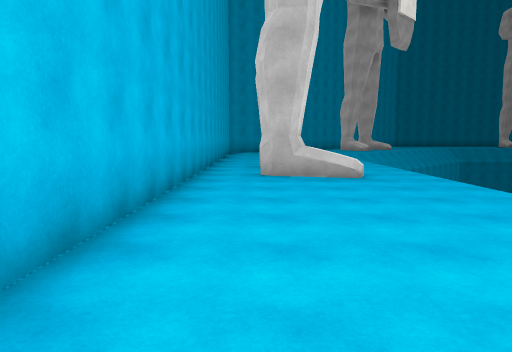
[1] (above)

24 first-person views from a walk through a Unity game level. The camera is 1.5 m above the floor, tilts 6° down and sees 70° across. The floor is counted in squares, 2 m on a side. Each view is taken from the middle of a square. On the plan, view 1 faces up. The plan holds only what a view shows up to about 11 squares ahead; the rest is blank. The place goes on beyond the plan. The player character is not drawn. Surface patterns are stand-ins for the level's own textures.

[2]
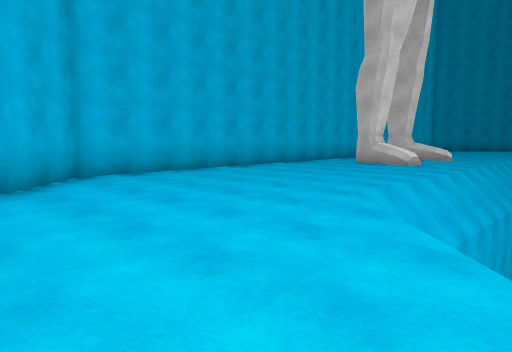

[3]
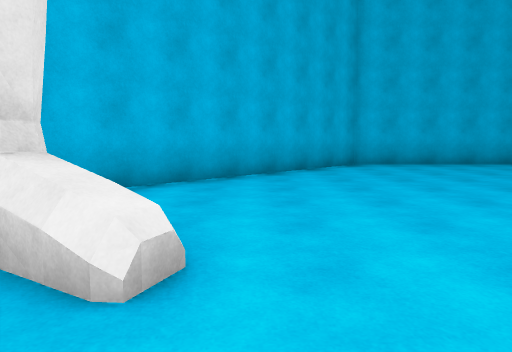

[4]
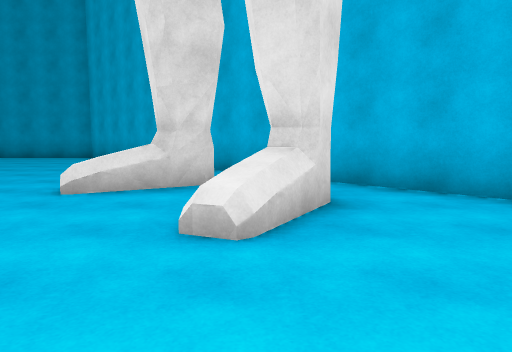

[5]
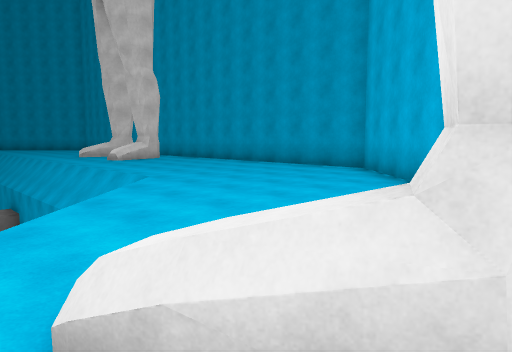

[6]
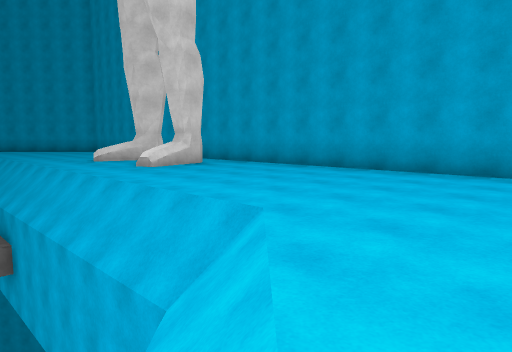

[7]
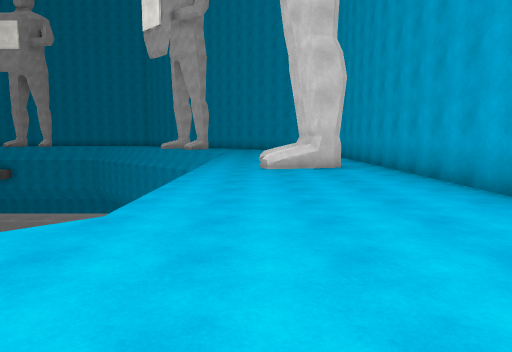

[8]
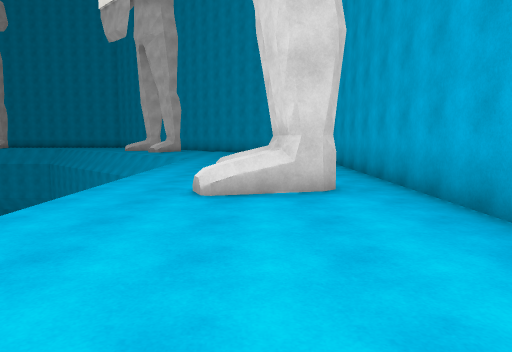

[9]
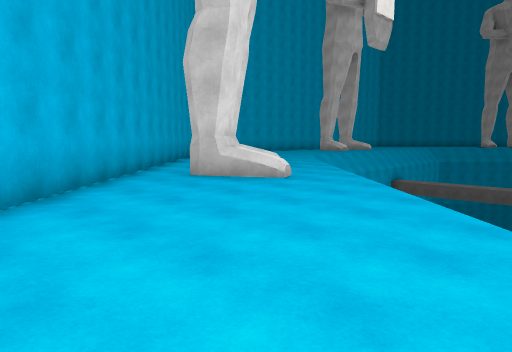

[10]
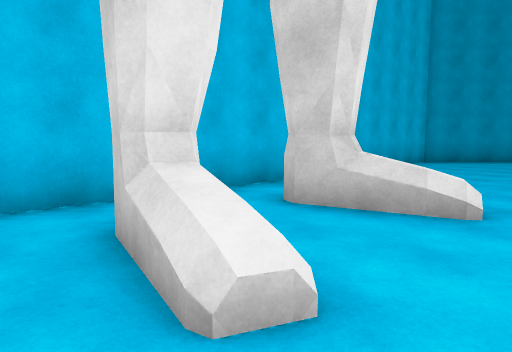

[11]
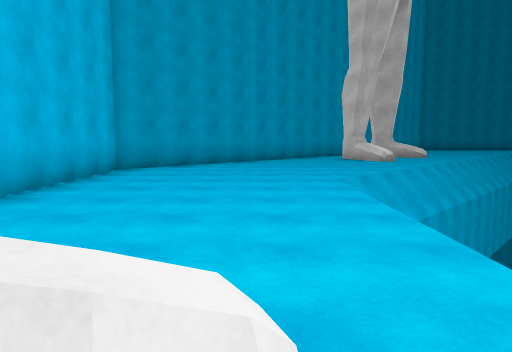

[12]
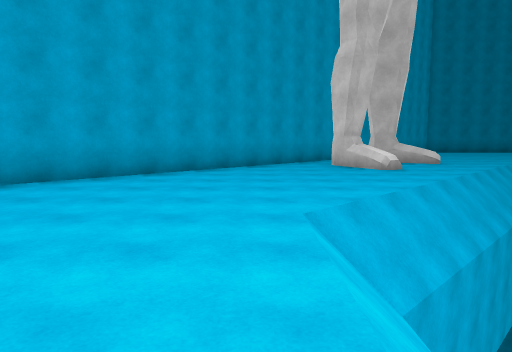

[13]
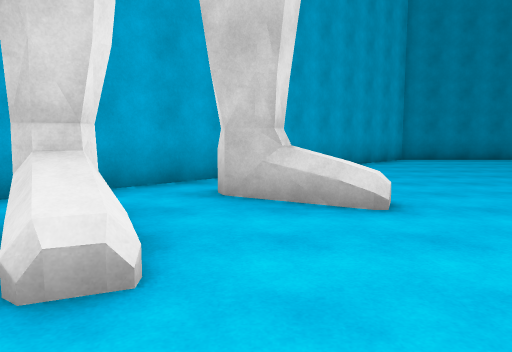

[14]
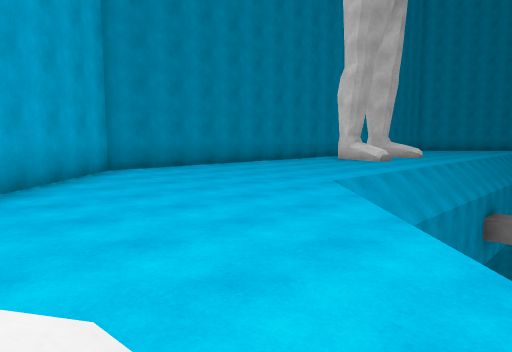

[15]
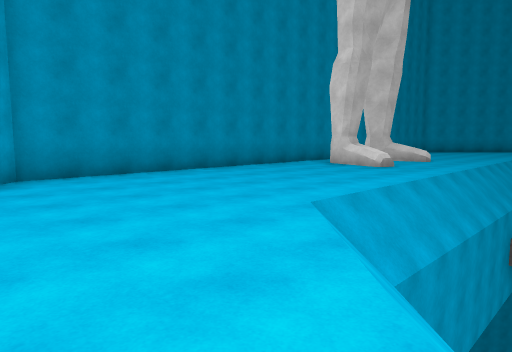

[16]
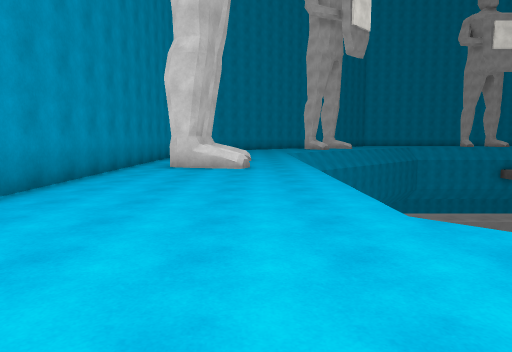

[17]
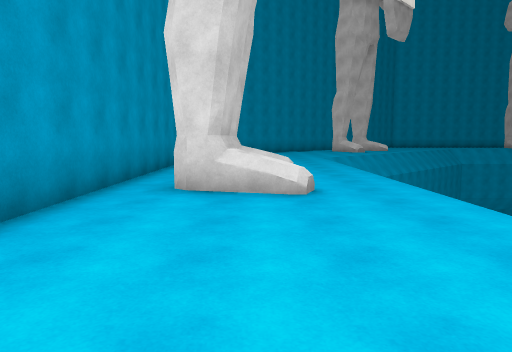

[18]
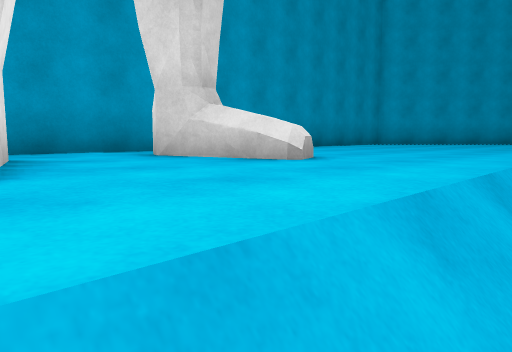

[19]
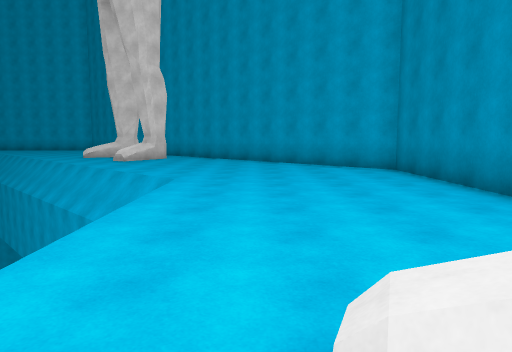

[20]
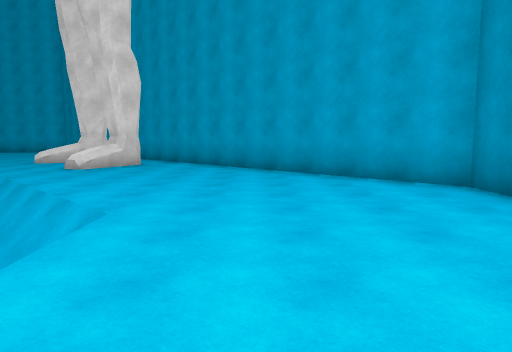

[21]
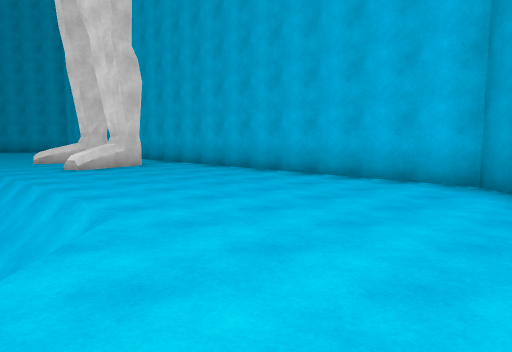

[22]
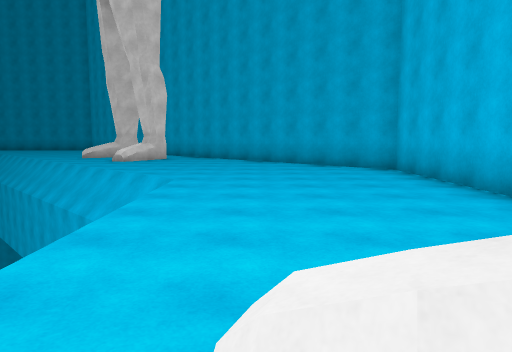

[23]
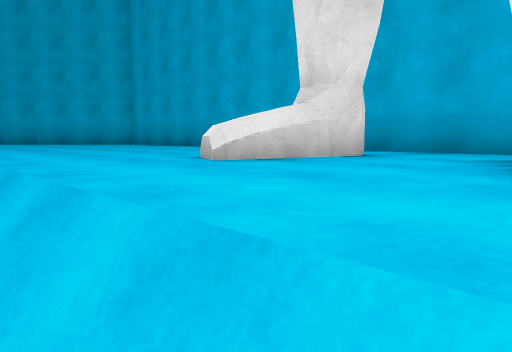

[24]
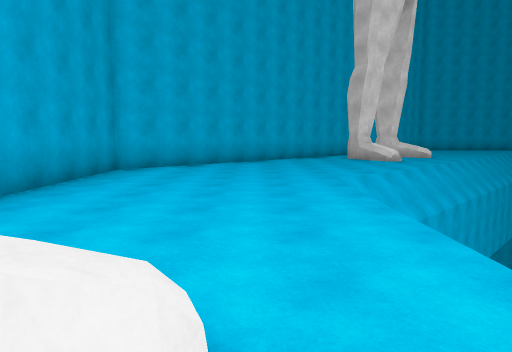

### Floor plan
Key: @ floor where view 1 was taken; # wall or solid block; . floor; / step, stairs or slope; = window, fence, low wall or low ledge; v drop or lower ground.
Columns run from 2 left of view 1 to 25 right of it. Each row starts with its distance up from view 1.
 31              ###############
 30             ##............
 29            ##........#.#  ..
 28           ##.........=.#=...
 27          ##........../../...
 26         ##.........../../...
 25        ##......///////////
 24       ##......//      vv
 23      ##..#=..//v
 22     ##.#....//v       vv
 21    ##...=..//v        vv
 20   ##......//v         vv
 19  ##......//v
 18 ##......//v
 17 #......//v
 16 #.....//v
 15 #...../v
 14 #...../
 13 #...../
 12 #...../
 11 #...../
 10 #..#///
  9 #...../
  8 #...../
  7 #..#///
  6 #...../
  5 #...../
  4 #...../
  3 #...../
  2 #...../
  1 #.....//v
  0 #.@....//v
 -1 ##......//v
 -2  ##......//v
 -3   ##......//v         vv
 -4    ##...=..//v        vv
 -5     ##.#....//v       vv
 -6      ##..#=..//v
 -7       ##......//v
 -8        ##......////////////
 -9         ##.........../../...
-10          ##........../../...
-11           ##.........=.==...
-12            ##........#.#  ..
-13             ##............
-14              ###############

Positions as (right, up) in squares from view 1, and headings:
1: (0, 0), facing up
2: (6, -3), facing up-left
3: (8, -3), facing left
4: (6, -1), facing down
5: (7, -5), facing down-right
6: (11, -6), facing down-right
7: (10, -10), facing right
8: (14, -11), facing right
9: (13, -11), facing up-left
10: (3, 6), facing up-left
11: (2, 9), facing up
12: (3, 12), facing up
13: (7, 19), facing up
14: (8, 22), facing up-right
15: (10, 23), facing up-right
16: (10, 27), facing right
17: (14, 28), facing right
18: (19, 25), facing up-right
19: (20, 27), facing left
20: (17, 27), facing left
21: (5, 19), facing down-left
22: (2, 8), facing down
23: (19, -8), facing down-right
24: (20, -10), facing left
